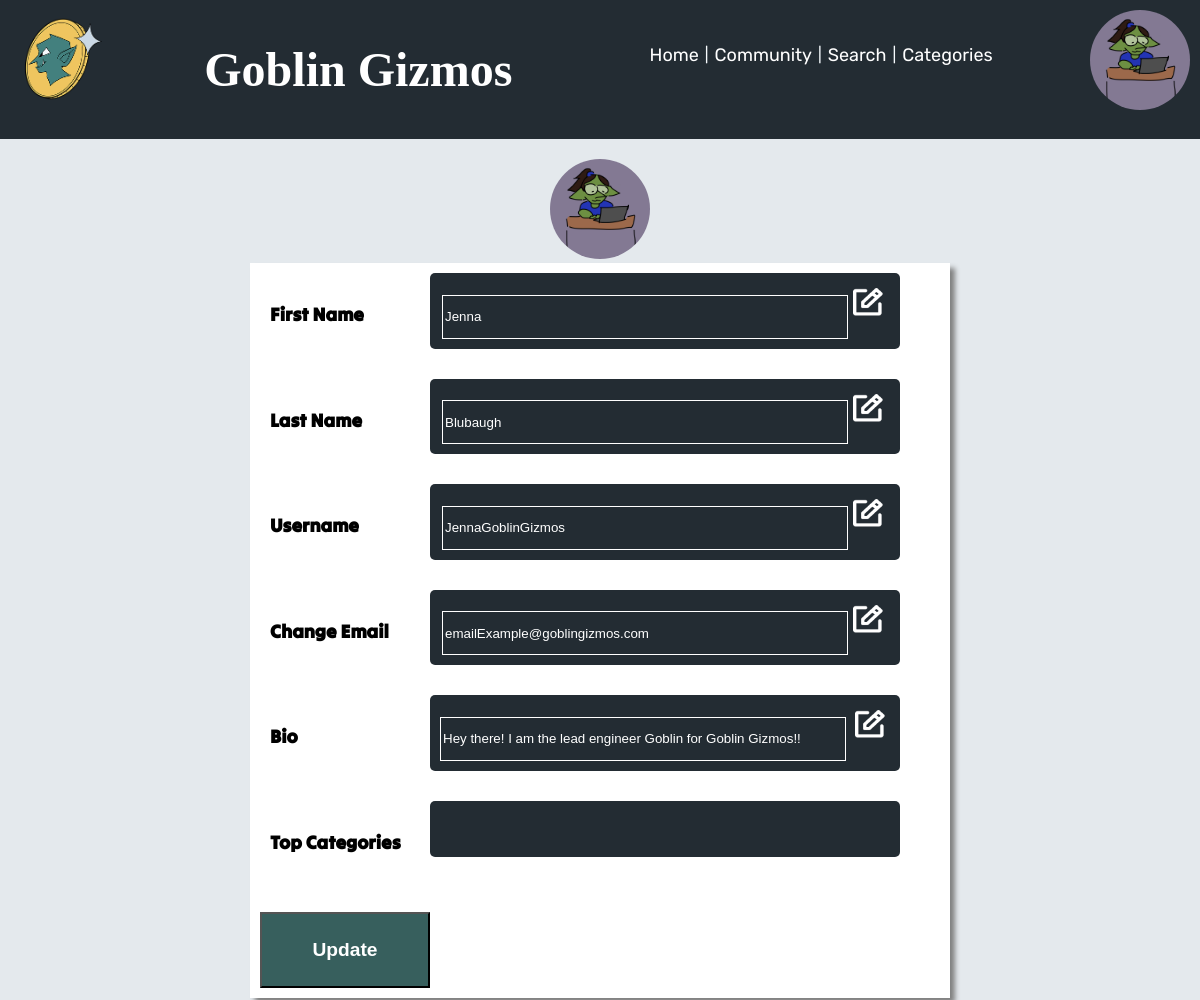
Before: /userProfile.php (signed in, upper part) with the older database file.
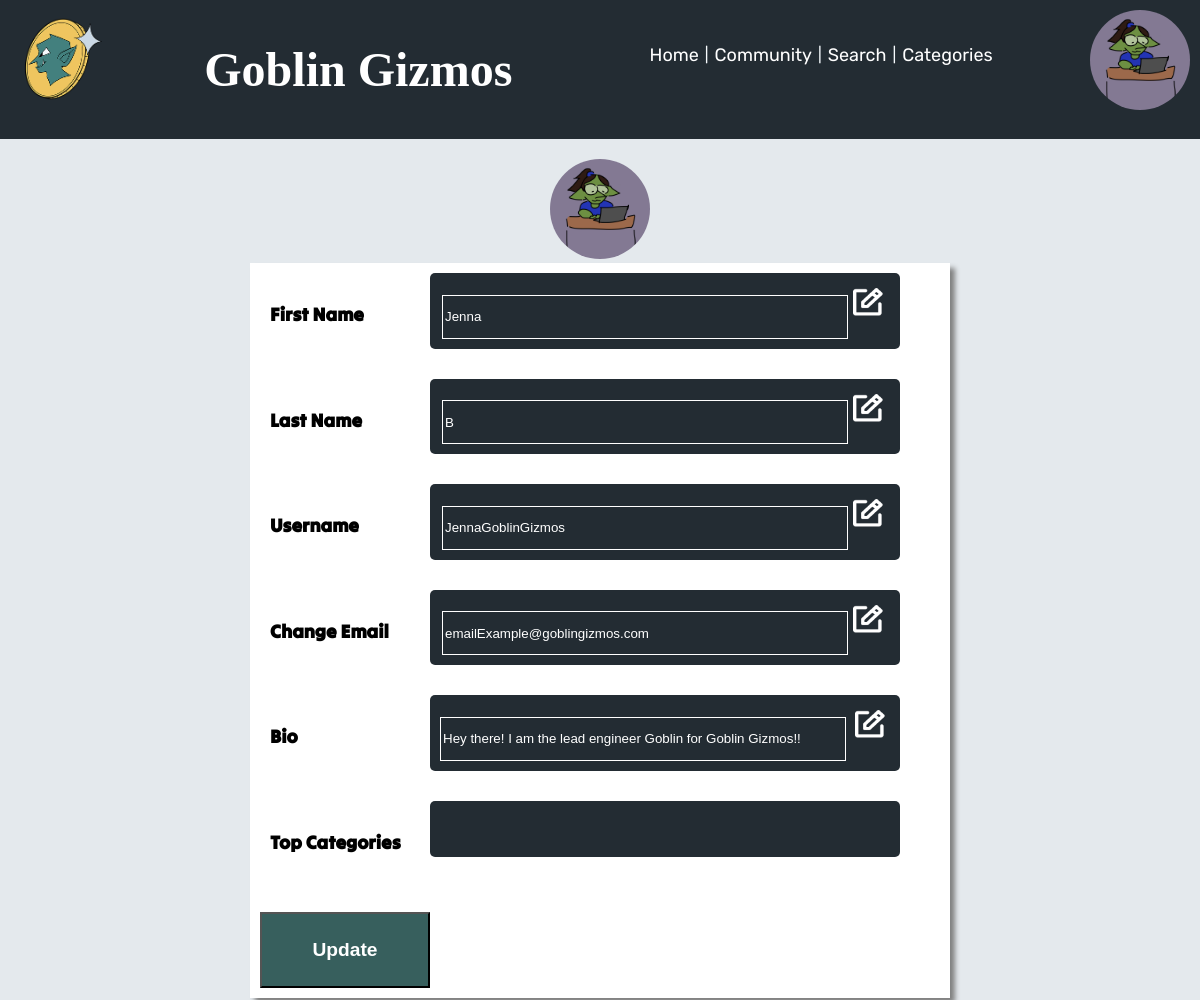
After: the same page with the newer database file.
### tables this page shows
CREATE TABLE `goblingizmos_users` (
  `user_id` int(11) NOT NULL,
  `first_name` varchar(255) NOT NULL,
  `last_name` varchar(255) NOT NULL,
  `username` varchar(255) NOT NULL,
  `password` varchar(255) NOT NULL,
  `access_level` varchar(20) NOT NULL,
  `user_email` varchar(255) NOT NULL,
  `user_pfp` varchar(255) DEFAULT NULL,
  `user_bio` varchar(255) DEFAULT NULL
);

### userProfile.php (the view, shortened to what the changed rows need)
<?php
require 'db_connectionGG.php';
$userRow = null;
if (
    isset($_SESSION['logged_in']) &&
    $_SESSION['logged_in'] === true &&
    isset($_SESSION['user_id'])
) {
    $query_user_info_on_pages = "SELECT * FROM `goblingizmos_users` WHERE user_id = ?";
    $stmt = $mysqli->prepare($query_user_info_on_pages);
    $stmt->bind_param("i", $_SESSION['user_id']);
    $stmt->execute();
    $resultPFP = $stmt->get_result();
    if ($resultPFP && $resultPFP->num_rows > 0) {
        $userRow = $resultPFP->fetch_array(MYSQLI_ASSOC);
    }
}
?>
<!DOCTYPE html>
<html lang="en">
<head>
    <link rel="stylesheet" type="text/css" href="css/style.css">
</head>
<body>
    <div class="page-wrap">
        <header>
            <div class="headerGrid">
                <div class="headerGridItem">
                    <h1>Goblin Gizmos</h1>
                </div>
                <div class="headerGridItem">
                    <?php
                    if (
                        isset($_SESSION['logged_in']) &&
                        $_SESSION['logged_in'] === true &&
                        $userRow
                    ) {
                        if (!empty($userRow['user_pfp'])) {
                            print "<a href=\"userProfile.php\"><img src=\"" . htmlspecialchars($userRow['user_pfp']) . "\" class=\"userIconImageForSmaller\" alt=\"User's chosen profile picture\" onerror=\"this.src='img/PFP.png';\"></a>";
                        } else {
                            print "<a href=\"userProfile.php\"> <img src=\"img/PFP.png\" class=\"userIconImageForSmaller\" alt=\"Profile\"></a>";
                        }
                    } else {
                        print "<a href=\"userProfile.php\"> <img src=\"img/PFP.png\" class=\"userIconImageForSmaller\" alt=\"Profile\"></a>";
                    }
                    ?>
                </div>
            </div>
        </header>
        <?php
        if (isset($_SESSION['logged_in']) && $_SESSION['logged_in'] === true) {
            print "<div class=\"entireAreaUserProfile\">";
            print "<div>";
            print "<form method=\"POST\" action=\"" . htmlspecialchars($_SERVER["PHP_SELF"]) . "\" enctype=\"multipart/form-data\">";
            if ($userRow) {
                if (!empty($userRow['user_pfp'])) {
                    print "<img src=\"" . htmlspecialchars($userRow['user_pfp']) . "\" class=\"userIconImageForSmaller\" alt=\"User's chosen profile picture\" onerror=\"this.src='img/PFP.png';\">";
                } else {
                    print "<a href=\"userProfile.php\"> <img src=\"img/PFP.png\" class=\"userIconImageForSmaller\" alt=\"Profile\"></a>";
                }
            } else {
                print "<img src=\"img/PFP.png\" class=\"userIconImageForSmaller\" alt=\"Profile\">";
            }
            print "<div class=\"smallerProfileBox\">";
            print "<div class=\"smallerLabelProfile\">";
            print "<label for=\"first_name\">";
            print "<h3>First Name</h3>";
            print "</label>";
            print "</div>";
            print "<div class=\"evenSmallerProfileBox\">";
            print "<input type=\"text\" id=\"first_name\" name=\"first_name\" value=\"" . htmlspecialchars($userRow['first_name'] ?? '', ENT_QUOTES, 'UTF-8') . "\">";
            print "<img src=\"img/pencilAndPaper.png\" class=\"iconImg\">";
            print "</div>";
            print "<div class=\"smallerLabelProfile\">";
            print "<label for=\"last_name\">";
            print "<h3>Last Name</h3>";
            print "</label>";
            print "</div>";
            print "<div class=\"evenSmallerProfileBox\">";
            print "<input type=\"text\" id=\"last_name\" name=\"last_name\" value=\"" . htmlspecialchars($userRow['last_name'] ?? '', ENT_QUOTES, 'UTF-8') . "\">";
            print "<img src=\"img/pencilAndPaper.png\" class=\"iconImg\">";
            print "</div>";
            print "<div class=\"smallerLabelProfile\">";
            print "<label for=\"uname\">";
            print " <h3>Username</h3>";
            print " </label>";
            print " </div>";
            print " <div class=\"evenSmallerProfileBox\">";
            print "<input type=\"text\" id=\"uname\" name=\"uname\" value=\"" . htmlspecialchars($userRow['username'] ?? '', ENT_QUOTES, 'UTF-8') . "\">";
            print "<img src=\"img/pencilAndPaper.png\" class=\"iconImg\">";
            print "</div>";
            print "<div class=\"smallerLabelProfile\">";
            print "<h3>Change Email</h3>";
            print "</div>";
            print "<div class=\"evenSmallerProfileBox\">";
            print "<input type=\"text\" name=\"user_email\" value=\"" . htmlspecialchars($userRow['user_email'] ?? '', ENT_QUOTES, 'UTF-8') . "\">";
            print "<img src=\"img/pencilAndPaper.png\" class=\"iconImg\">";
            print "</div>";
            print "<div class=\"smallerLabelProfile\">";
            print " <label for=\"bio\">";
            print " <h3>Bio</h3>";
            print " </label>";
            print " </div>";
            print "<div class=\"evenSmallerProfileBox\">";
            print " <input type=\"text\" id=\"bio\" name=\"bio\" value=\"" . htmlspecialchars($userRow['user_bio'] ?? '', ENT_QUOTES, 'UTF-8') . "\">";
            print " <img src=\"img/pencilAndPaper.png\" class=\"iconImg\">";
            print " </div>";
            print "<div class=\"smallerLabelProfile\">";
            print "<h3>Top Categories</h3>";
            print "</div>";
            print "<div class=\"evenSmallerProfileBox\"></div>";
            print "<button type=\"submit\" class=\"goblinButtons\" id=\"holdingSpace\" name=\"submit\">Update</button>";
            print "</div>";
            print "</div>";
            print " </div>";
        } else {
            print "<div  class=\"signUpForms\">";
            print "<p>Please log in to see account information.</p>";
            print "<a href=\"signIn.php\">Sign In</a>";
            print "</div>";
        }
        ?>
    </div>
</body>
</html>

Changed rows visible on the page:
changed goblingizmos_users "Jenna": last_name "Blubaugh" → "B"
